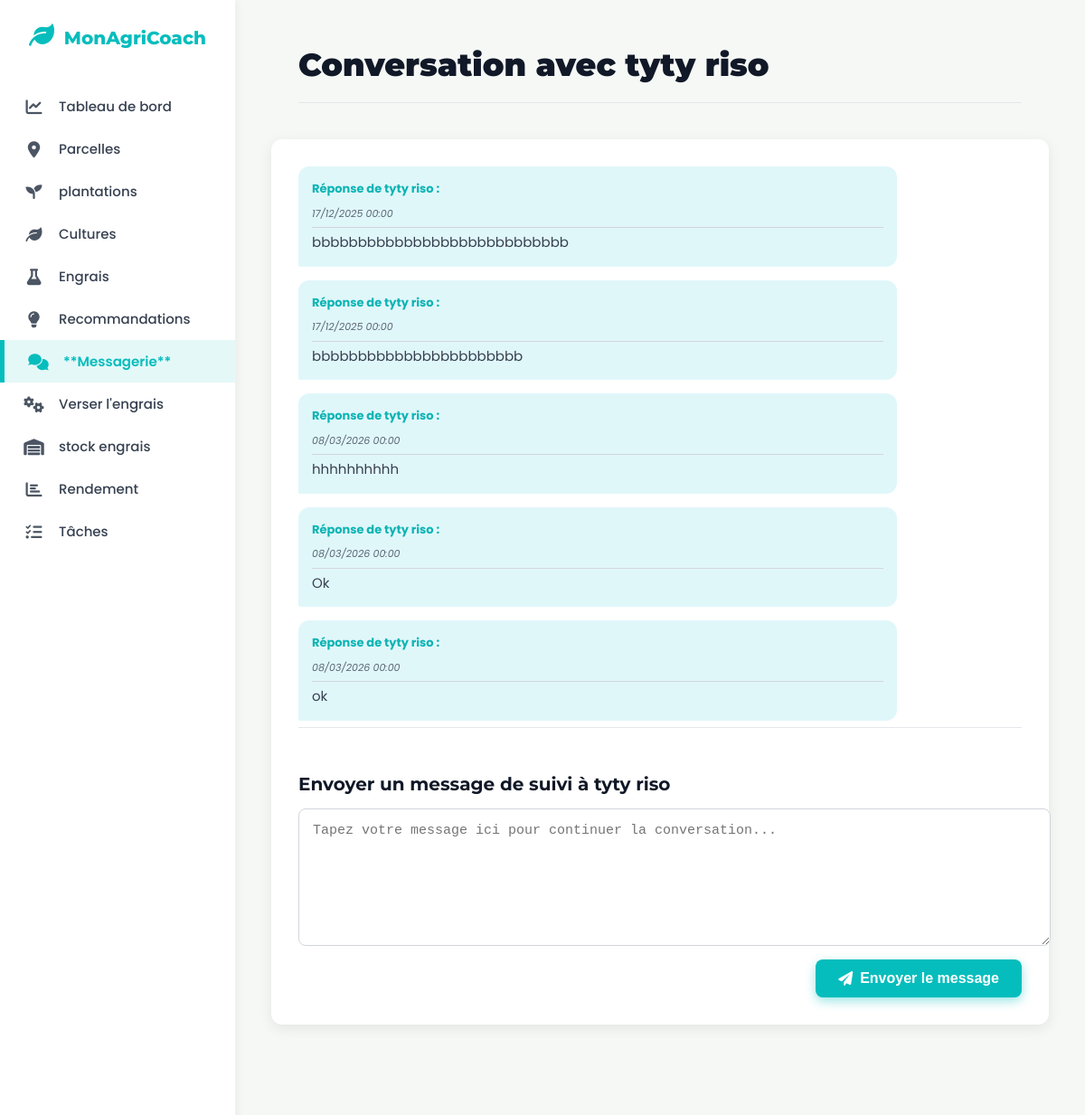
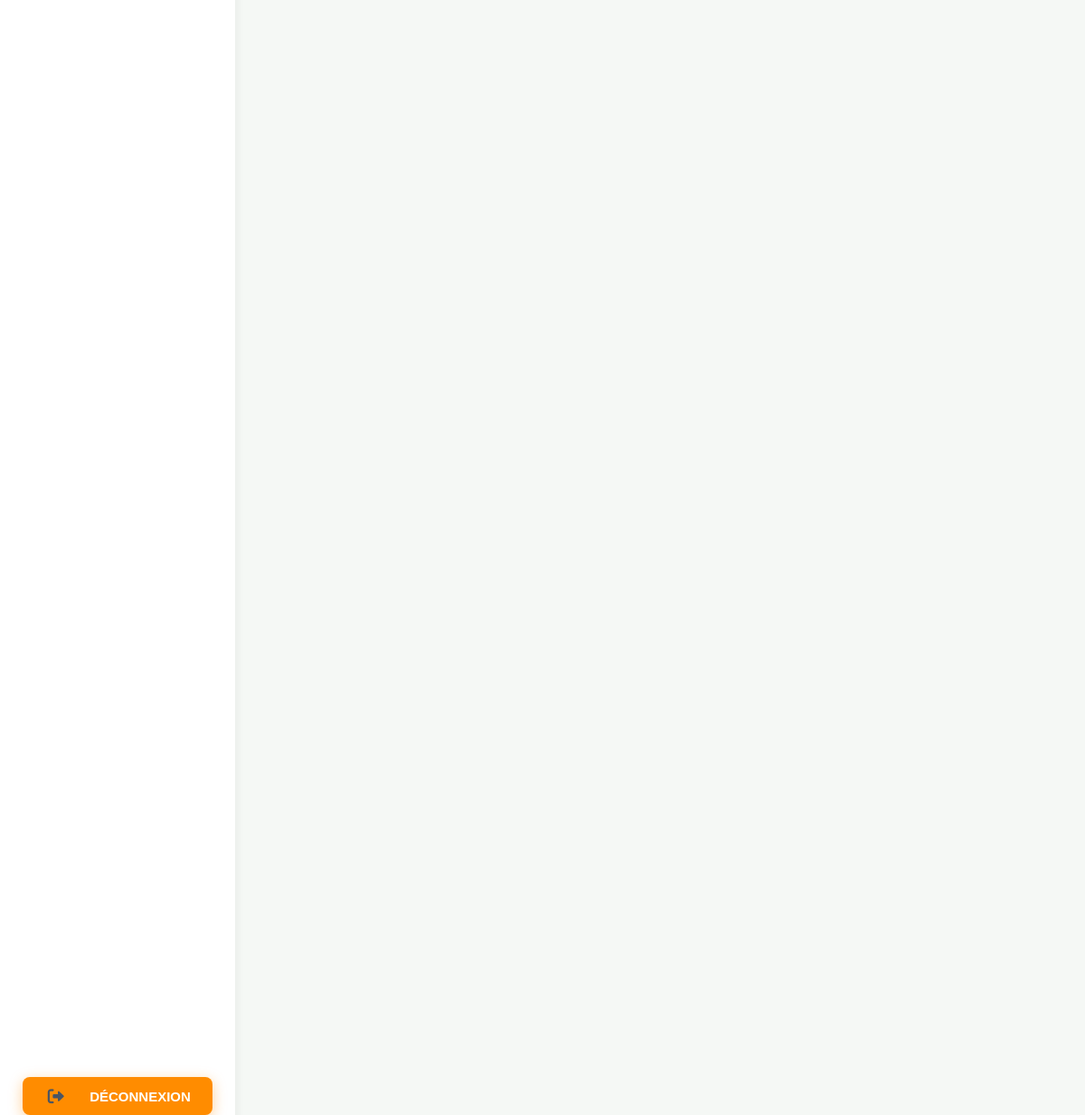
Screenshot of /reponse.php?id=17 (signed in) with the database file from the repository (2 pictures, top to bottom).
### tables this page shows
CREATE TABLE `assistance_conseiller` (
  `id` int(11) NOT NULL,
  `date_debut_assistance` date NOT NULL,
  `date_fin_assistance` date NOT NULL,
  `message_conseiller` varchar(255) NOT NULL,
  `id_conseiller` int(11) NOT NULL,
  `id_agriculteur_assiste` int(11) NOT NULL,
  `message_agriculteur` varchar(255) NOT NULL
);

CREATE TABLE `utilisateur` (
  `id` int(11) NOT NULL,
  `email` varchar(45) NOT NULL,
  `mot_de_passe` varchar(255) NOT NULL,
  `nom` varchar(45) NOT NULL,
  `prenom` varchar(45) NOT NULL,
  `telephone` varchar(45) NOT NULL,
  `pays` varchar(150) NOT NULL,
  `date_inscription` datetime NOT NULL,
  `type_utilisateur` varchar(45) NOT NULL,
  `reset_token` varchar(255) NOT NULL,
  `reset_token_expiration` datetime NOT NULL,
  `photo` varchar(255) NOT NULL,
  `langue` varchar(5) DEFAULT 'fr',
  `timezone` varchar(50) DEFAULT 'Africa/Douala',
  `notif_arrosage` tinyint(1) DEFAULT 1,
  `notif_stock` tinyint(1) DEFAULT 0
);

### reponse.php (the view, shortened to what this page needs)
<?php
require_once 'db.php';
$id_agriculteur_assiste = $_SESSION['user_id'];
$message_id = isset($_GET['id']) ? (int)$_GET['id'] : null;
$conseiller_id = null;
$nom_conseiller = "Conseiller";
$messages_du_thread = [];
if ($message_id) {
    try {
        $sql = "SELECT r.id_conseiller, u.nom, u.prenom
                FROM assistance_conseiller AS r
                JOIN utilisateur AS u ON r.id_conseiller = u.id
                WHERE r.id = :message_id AND r.id_agriculteur_assiste = :id_agriculteur_assiste";
        $stmt = $pdo->prepare($sql);
        $stmt->bindParam(':message_id', $message_id, PDO::PARAM_INT);
        $stmt->bindParam(':id_agriculteur_assiste', $id_agriculteur_assiste, PDO::PARAM_INT);
        $stmt->execute();
        $message_initial_clique = $stmt->fetch(PDO::FETCH_ASSOC);
        if ($message_initial_clique) {
            $conseiller_id = $message_initial_clique['id_conseiller'];
            $nom_conseiller = htmlspecialchars($message_initial_clique['prenom'] . ' ' . $message_initial_clique['nom']);
            $sql_thread = "SELECT
                                id,
                                message_agriculteur,
                                message_conseiller,
                                date_debut_assistance AS date_envoi_agri,
                                date_fin_assistance AS date_envoi_conseil
                            FROM assistance_conseiller
                            WHERE id_conseiller = :conseiller_id
                            AND id_agriculteur_assiste = :id_agriculteur_assiste
                            ORDER BY date_envoi_agri ASC";
            $stmt_thread = $pdo->prepare($sql_thread);
            $stmt_thread->bindParam(':conseiller_id', $conseiller_id, PDO::PARAM_INT);
            $stmt_thread->bindParam(':id_agriculteur_assiste', $id_agriculteur_assiste, PDO::PARAM_INT);
            $stmt_thread->execute();
            $messages_du_thread = $stmt_thread->fetchAll(PDO::FETCH_ASSOC);
        } else {
            $errorMessage = "Message introuvable ou non autorisé. Vous ne pouvez accéder qu'à vos propres messages.";
            $message_id = null;
        }
    } catch (PDOException $e) {
        error_log("Erreur de récupération du message: " . $e->getMessage());
        $errorMessage = "Erreur lors du chargement des détails du message.";
        $message_id = null;
    }
} else {
    header("Location: liste_message_agri.php");
    exit();
}
?>
<!DOCTYPE html>
<html lang="fr">
<head>
    <link rel="stylesheet" href="https://cdnjs.cloudflare.com/ajax/libs/font-awesome/6.0.0-beta3/css/all.min.css">
</head>
<body>
    <nav class="sidebar">
       <a href="index.php" class="logo">
                <i class="fas fa-leaf"></i> MonAgriCoach
            </a>
        <ul>
            <li><a href="farmer_dashboard.php"><i class="fas fa-chart-line"></i> Tableau de bord</a></li>
            <li> <a href="liste_parcelle.php"><i class="fas fa-map-marker-alt"></i> Parcelles</a></li>
            <li> <a href="liste_plantation.php"><i class="fas fa-seedling"></i> plantations</a></li>
            <li><a href="liste_culture.php"><i class="fas fa-leaf"></i>  Cultures</a></li>
            <li><a href="liste_intrant.php"><i class="fas fa-flask"></i> Engrais</a></li>
            <li> <a href="liste_recom.php"><i class="fas fa-lightbulb"></i> Recommandations</a></li>
            <li> <a href="liste_message_agri.php"><i class="fas fa-comments"></i>**Messagerie**</a></li>
            <li><a href="liste_appli_intrant.php"><i class="fas fa-cogs"></i>Verser l'engrais</a></li>
            <li> <a href="liste_st_intrant.php"><i class="fas fa-warehouse"></i> stock engrais</a></li>
            <li><a href="liste_re.php"><i class="fas fa-chart-bar"></i> Rendement</a></li>
            <li><a href="liste_taches.php"><i class="fas fa-tasks"></i> Tâches</a></li>
            <li class="disconnect-item">
                <button>
                    <a href="deconnexion.php">
                        <i class="fas fa-sign-out-alt"></i> DÉCONNEXION
                    </a>
                </button>
            </li>
        </ul>
    </nav>
<div class="main-content">
    <div class="header">
        <h1>Conversation avec <?= $nom_conseiller; ?></h1>
    </div>
    <div class="conversation-box">
        <div class="conversation-history">
            <?php if (!empty($messages_du_thread)): ?>
                <?php foreach ($messages_du_thread as $msg):
                    if (!empty($msg['message_agriculteur'])): ?>
                    <?php endif;
                    if (!empty(trim($msg['message_conseiller']))): ?>
                        <div class="message-bubble message-conseiller">
                            <strong>Réponse de <?= $nom_conseiller; ?> :</strong>
                             <span style="font-size: 11px; font-style: italic; opacity: 0.8;"><?= date('d/m/Y H:i', strtotime($msg['date_envoi_conseil'])); ?></span>
                             <hr style="border: none; border-top: 1px solid #d1d5db; margin: 5px 0;">
                            <?= nl2br(htmlspecialchars($msg['message_conseiller'])); ?>
                        </div>
                    <?php endif; ?>
                <?php endforeach; ?>
            <?php endif; ?>
        </div>
        <?php if ($conseiller_id): ?>
            <form method="POST" class="reply-form">
                <h3>Envoyer un message de suivi à <?= $nom_conseiller; ?></h3>
                <textarea name="nouveau_message" placeholder="Tapez votre message ici pour continuer la conversation..." required></textarea>
                <div class="reply-form-actions">
                    <button type="submit">
                        <i class="fas fa-paper-plane"></i> Envoyer le message
                    </button>
                </div>
            </form>
        <?php else: ?>
             <p class="alert-message error-message"><i class="fas fa-times-circle"></i> Impossible d'envoyer un message : le conseiller n'a pas pu être identifié.</p>
        <?php endif; ?>
    </div>
</div>
</body>
</html>

### rows the page displays
assistance_conseiller: id_conseiller.nom "tyty riso"
assistance_conseiller: id_conseiller.nom "tyty riso", date_fin_assistance "17/12/2025 00:00", message_conseiller "bbbbbbbbbbbbbbbbbbbbbbbbbbbb"
assistance_conseiller: id_conseiller.nom "tyty riso", date_fin_assistance "17/12/2025 00:00", message_conseiller "bbbbbbbbbbbbbbbbbbbbbbb"
assistance_conseiller: id_conseiller.nom "tyty riso", date_fin_assistance "08/03/2026 00:00", message_conseiller "hhhhhhhhhh"
assistance_conseiller: id_conseiller.nom "tyty riso", date_fin_assistance "08/03/2026 00:00", message_conseiller "Ok"
assistance_conseiller: id_conseiller.nom "tyty riso", date_fin_assistance "08/03/2026 00:00", message_conseiller "ok"
